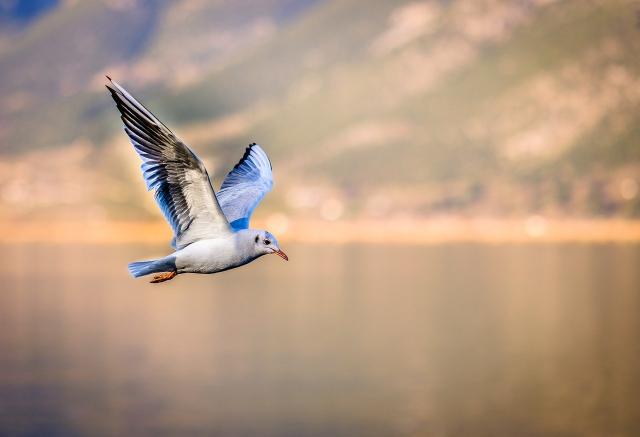
#> input picture ITMO/OpenEdu/2_sem/Exercise_9/photo/1.jpeg, 1280 x 874 px (shown at 1/2 size)
$ jupyter execute 9.ipynb
#> lines starting #> are read from the running program, lines starting #| are printed output that depends on the picture; after the words box and inside, x2 and y2 are one past the last pixel; in counts of white or black regions, pixels touching at a corner belong together; long printed decimals are rounded
[cell 1]
import cv2
import matplotlib.pyplot as plt
import numpy as np

img = cv2.imread("photo/1.jpeg")
#> img is the input picture: shape (874, 1280, 3); mean B, G, R 130.8, 152.6, 179
GRAY_img = cv2.cvtColor(img, cv2.COLOR_BGR2GRAY)
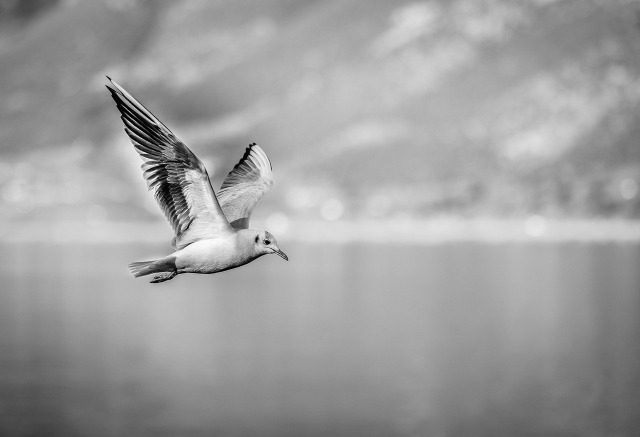
#> GRAY_img: shape (874, 1280) (shown at 1/2 size); min 0, max 255, mean 158
print(GRAY_img.shape)
#| (874, 1280)
plt.imshow(GRAY_img, cmap = 'gray')

[cell 2]
f = np.fft.fft2(GRAY_img)
print(f[712] [149])
#| (1642.604-16141.448602288372j)

[cell 3]
f.shape
#> Out = (874, 1280)

[cell 4]
fshift = np.fft.fftshift(f)
print(fshift[int(f.shape[0] / 2)][int(f.shape[1] / 2)] == f[0][0])
#| True

[cell 5]
magnitude_spectrum = np.abs(fshift)
plt.imshow(magnitude_spectrum, cmap = 'gray')

[cell 6]
print('min:', np.min(magnitude_spectrum), 'max:', np.max(magnitude_spectrum))
#| min: 2.938 max: 176808943.0
print(magnitude_spectrum[int(f.shape[0] / 2)][int(f.shape[1] / 2)])
#| 176808943.0

[cell 7]
magnitude_spectrum = np.log(1+np.abs(fshift))
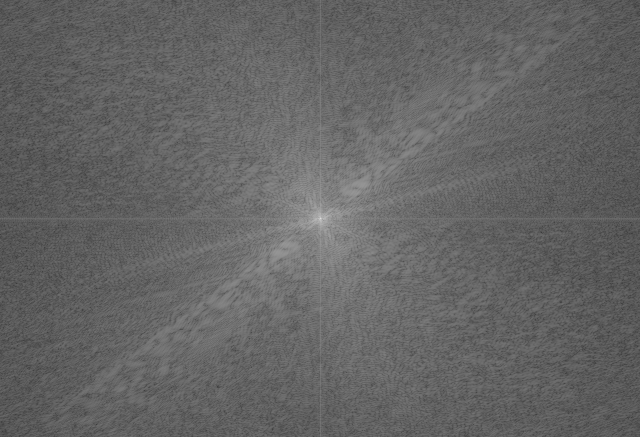
#> magnitude_spectrum: shape (874, 1280) float64 (shown at 1/2 size); min 1.37, max 18.99, mean 8.32; drawn with min black and max white
plt.imshow(magnitude_spectrum, cmap = 'gray')

[cell 8]
min = np.min(magnitude_spectrum)
#> min = 1.37
max = np.max(magnitude_spectrum)
#> max = 18.99
print(f"max - min = {max-min}")
#| max - min = 17.620
print(magnitude_spectrum[int(f.shape[0] / 2)][int(f.shape[1] / 2)])
#| 18.991

[cell 9]
fshift[int(f.shape[0] / 2) -  40 : int(f.shape[0] / 2) + 40, int(f.shape[1] / 2)-40 : int(f.shape[1] / 2) + 40] = 0
fshift[int(f.shape[0] / 2)][int(f.shape[1] / 2)] = 0
print()
magnitude_spectrum = np.log(1+np.abs(fshift))
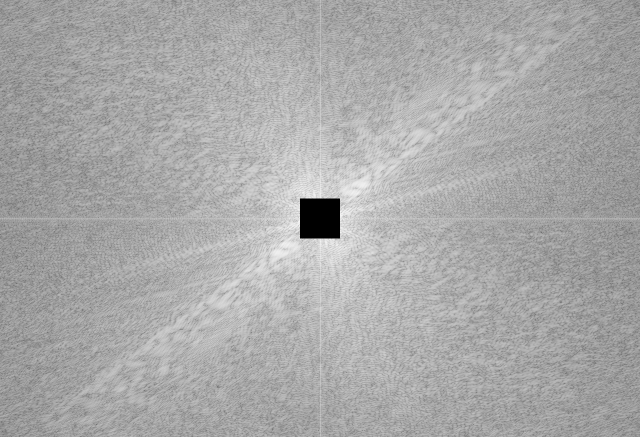
#> magnitude_spectrum: shape (874, 1280) float64 (shown at 1/2 size); min 0, max 12.46, mean 8.25; drawn with min black and max white
plt.imshow(magnitude_spectrum, cmap = 'gray')

[cell 10]
f_ishift = np.fft.ifftshift(fshift)
# Compute the 2-dimensional inverse discrete Fourier Transform.
img_back = np.fft.ifft2(f_ishift)
print(img_back[626][406])
#| (-4.137+1.0035503792308034j)

[cell 11]
np.sqrt((-4.136565330026501)**2 + 1.0035503792308034**2)

[cell 12]
img = cv2.imread('photo/2.jpeg')
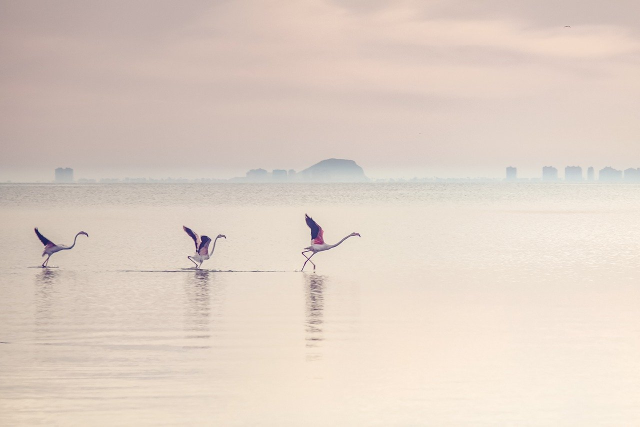
#> input picture ITMO/OpenEdu/2_sem/Exercise_9/photo/2.jpeg, 1280 x 853 px (shown at 1/2 size)
#> img is the input picture: shape (853, 1280, 3); mean B, G, R 197, 208.1, 223.1
img = cv2.cvtColor(img,cv2.COLOR_BGR2RGB)
plt.imshow(img, cmap='gray')

[cell 13]
# defind edge of image with operator Laplace
laplacian = cv2.Laplacian(img, -1)
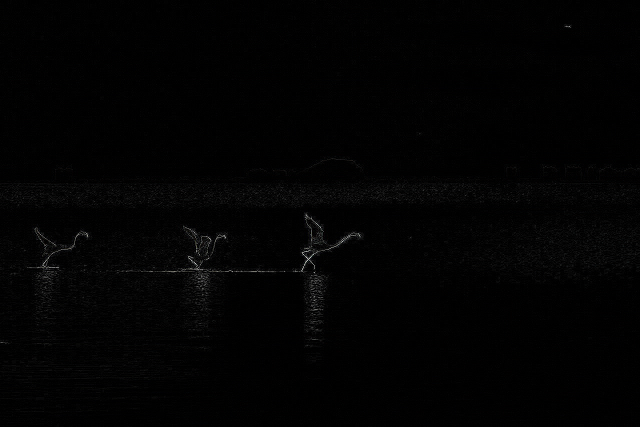
#> laplacian: shape (853, 1280, 3) (shown at 1/2 size); mean R, G, B 2.3, 2.3, 2.3
plt.imshow(laplacian)

[cell 14]
np.sum(laplacian)
#> Out = 7553489

[cell 15]
img.shape
#> Out = (853, 1280, 3)

[cell 16]
canny = cv2.Canny(img, 100, 200)
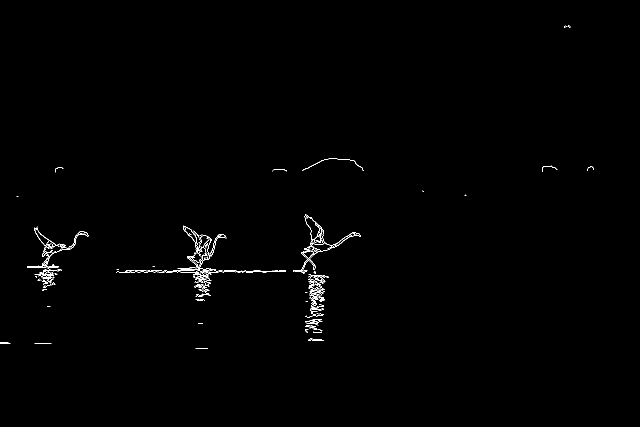
#> canny: shape (853, 1280) (shown at 1/2 size); 0.51% white in thin lines or dots, all inside (x1, y1, x2, y2) = (0, 51, 1188, 698)

plt.subplot(121),plt.imshow(img,cmap = 'gray')
plt.title('Original Image'), plt.xticks([]), plt.yticks([])
plt.subplot(122),plt.imshow(canny,cmap = 'gray')
plt.title('Edge Image'), plt.xticks([]), plt.yticks([])

[cell 17]
np.sum(canny)
#> Out = 1429020
